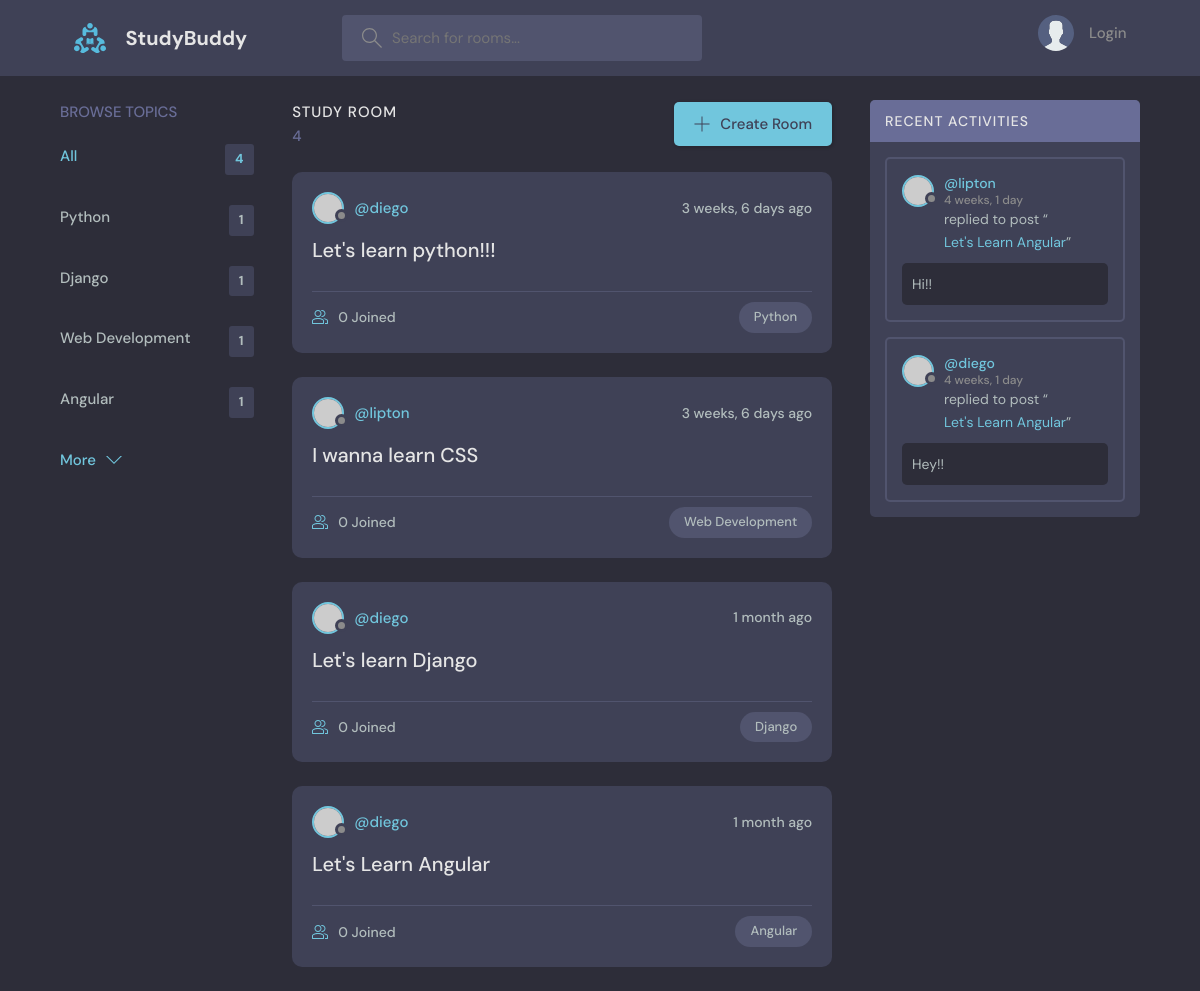
The app's page /, older data.
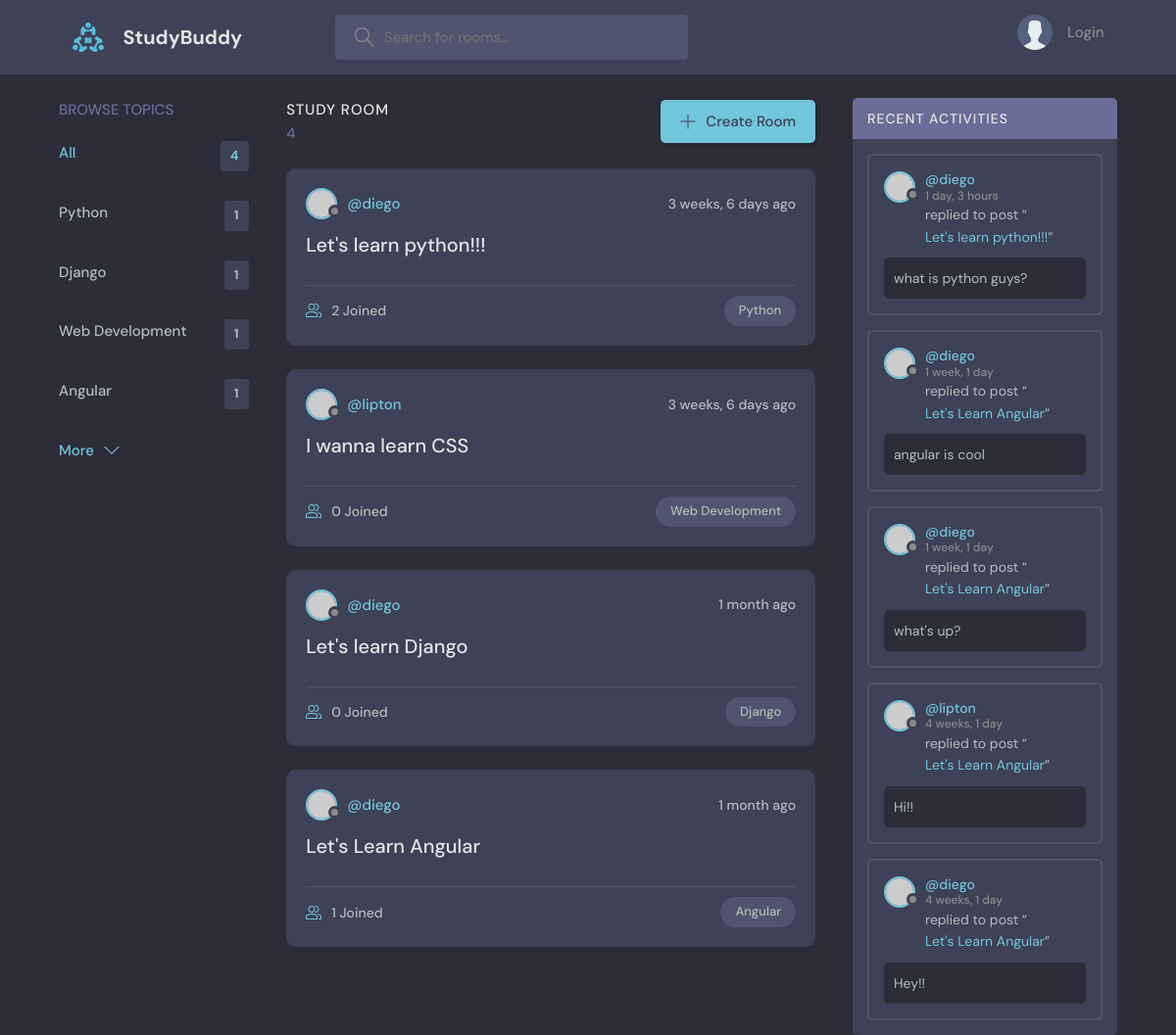
The same page, newer data.
### base/models.py (models this page shows, shortened)
class Topic(models.Model):
    name = models.CharField(max_length=200)

class Room(models.Model):
    host = models.ForeignKey(User, on_delete=models.SET_NULL, null= True)
    topic = models.ForeignKey(Topic, on_delete=models.SET_NULL, null= True)
    name = models.CharField(max_length=200)
    description = models.TextField(null = True, blank= True)
    participants =  models.ManyToManyField(User, related_name='participants', blank=True)
    updated = models.DateTimeField(auto_now=True)
    created = models.DateTimeField(auto_now_add=True)
    class Meta:
        ordering = ['-updated', '-created']
    def __str__(self):
        return self.name

class Message(models.Model):
    user = models.ForeignKey(User, on_delete=models.CASCADE)
    room = models.ForeignKey(Room, on_delete=models.CASCADE)
    body = models.TextField()
    updated = models.DateTimeField(auto_now=True)
    created = models.DateTimeField(auto_now_add=True)
    class Meta:
        ordering = ['-updated', '-created']

### base/views.py (the view)
# urls.py: path('', views.home, name="home"),
def home(request):
    q = request.GET.get('q') if request.GET.get('q') != None else ''
    rooms = Room.objects.filter(Q(topic__name__icontains=q) |
                                Q(name__icontains=q) |
                                Q(description__icontains=q))
    topics = Topic.objects.all()
    room_messages = Message.objects.filter(Q(room__name__icontains=q))
    room_count= rooms.count()
    context ={'rooms':rooms,
              'topics': topics,
              'room_count': room_count,
              'room_messages': room_messages}
    return render(request, 'base/home.html', context)

### base/templates/base/home.html (shortened to what this page needs)
{% extends 'main.html' %}
{% block content %}
<main class="layout layout--3">
      <div class="container">
        {% include "base/topic_component.html" %}
        <div class="roomList">
          <div class="roomList__header">
            <div>
              <h2>Study Room</h2>
              <p>{{rooms.count}}</p>
            </div>
            <a class="btn btn--main" href="create-room.html">
              <svg version="1.1" xmlns="http://www.w3.org/2000/svg" width="32" height="32" viewBox="0 0 32 32">
                <title>add</title>
                <path
                  d="M16.943 0.943h-1.885v14.115h-14.115v1.885h14.115v14.115h1.885v-14.115h14.115v-1.885h-14.115v-14.115z"
                ></path>
              </svg>
              Create Room
            </a>
          </div>
          {% include "base/feed_component.html" %}
        </div>
        {% include "base/activity_component.html" %}
      </div>
    </main>
    {% endblock %}

### base/templates/base/topic_component.html
<div class="topics">
    <div class="topics__header">
      <h2>Browse Topics</h2>
    </div>
    <ul class="topics__list">
      <li>
        <a href=" {% url 'home' %} " class="active">All <span>{{topics.count}}</span></a>
      </li>
      {% for topic in topics %}
      <li>
        <a href="{%url 'home'%}?q={{topic.name}}">{{topic.name}} <span>{{topic.room_set.all.count}}</span></a>
      </li>
      {% endfor %}
    </ul>
    <a class="btn btn--link" href="topics.html">
      More
      <svg version="1.1" xmlns="http://www.w3.org/2000/svg" width="32" height="32" viewBox="0 0 32 32">
        <title>chevron-down</title>
        <path d="M16 21l-13-13h-3l16 16 16-16h-3l-13 13z"></path>
      </svg>
    </a>
  </div>

### base/templates/base/feed_component.html (shortened to what this page needs)
{% for room in rooms %}
<div class="roomListRoom">
            <div class="roomListRoom__header">
              <a href=" {% url 'user-profile' room.host.id %} " class="roomListRoom__author">
                <div class="avatar avatar--small">
                  <img src="https://randomuser.me/api/portraits/women/11.jpg" />
                </div>
                <span>@{{room.host.username}}</span>
              </a>
              <div class="roomListRoom__actions">
                <span>{{room.created|timesince}} ago</span>
              </div>
            </div>
            <div class="roomListRoom__content">
              <a href="{%url 'room' room.id %}">{{room.name}}</a>
            </div>
            <div class="roomListRoom__meta">
              <a href="{%url 'room' room.id %}" class="roomListRoom__joined">
                {{room.participants.all.count}} Joined
              </a>
              <p class="roomListRoom__topic">{{room.topic.name}}</p>
            </div>
          </div>
{% endfor %}

### base/templates/base/activity_component.html (shortened to what this page needs)
<div class="activities">
    <div class="activities__header">
      <h2>Recent Activities</h2>
    </div>
    {% for message in room_messages %}
    <div class="activities__box">
      <div class="activities__boxHeader roomListRoom__header">
        <a href="{% url 'user-profile' message.user.id %}" class="roomListRoom__author">
          <div class="avatar avatar--small">
            <img src="https://randomuser.me/api/portraits/women/11.jpg" />
          </div>
          <p>
            @{{message.user}}
            <span>{{message.created|timesince}}</span>
          </p>
        </a>
      </div>
      <div class="activities__boxContent">
        <p>replied to post “<a href="{%url 'room' message.room.id %}"> {{message.room}} </a>”</p>
        <div class="activities__boxRoomContent">
          {{message.body}}
        </div>
      </div>
    </div>
    {% endfor %}
  </div>

Row changes from the older to the newer data that the page shows:
changed Room "Let's learn python!!!": participants.all.count "0" → "2"
computed for Room "Let's Learn Angular": participants.all.count "0" → "1"
added Message: user "diego", created "1 day, 3 hours", room "Let's learn python!!!", body "what is python guys?"
added Message: user "diego", created "1 week, 1 day", room "Let's Learn Angular", body "angular is cool"
added Message: user "diego", created "1 week, 1 day", room "Let's Learn Angular", body "what's up?"
